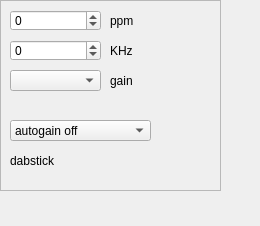
<?xml version="1.0" encoding="UTF-8"?>
<ui version="4.0">
 <class>dabstickWidget_osmo</class>
 <widget class="QWidget" name="dabstickWidget_osmo">
  <property name="geometry">
   <rect>
    <x>0</x>
    <y>0</y>
    <width>260</width>
    <height>226</height>
   </rect>
  </property>
  <property name="windowTitle">
   <string>Form</string>
  </property>
  <widget class="QFrame" name="contents">
   <property name="geometry">
    <rect>
     <x>0</x>
     <y>0</y>
     <width>221</width>
     <height>191</height>
    </rect>
   </property>
   <property name="frameShape">
    <enum>QFrame::StyledPanel</enum>
   </property>
   <property name="frameShadow">
    <enum>QFrame::Raised</enum>
   </property>
   <widget class="QLabel" name="label">
    <property name="geometry">
     <rect>
      <x>10</x>
      <y>150</y>
      <width>101</width>
      <height>21</height>
     </rect>
    </property>
    <property name="text">
     <string>dabstick</string>
    </property>
   </widget>
   <widget class="QSpinBox" name="f_correction">
    <property name="geometry">
     <rect>
      <x>10</x>
      <y>10</y>
      <width>91</width>
      <height>21</height>
     </rect>
    </property>
    <property name="minimum">
     <number>-100</number>
    </property>
    <property name="maximum">
     <number>100</number>
    </property>
   </widget>
   <widget class="QSpinBox" name="KhzOffset">
    <property name="geometry">
     <rect>
      <x>10</x>
      <y>40</y>
      <width>91</width>
      <height>21</height>
     </rect>
    </property>
    <property name="minimum">
     <number>-100</number>
    </property>
    <property name="maximum">
     <number>100</number>
    </property>
   </widget>
   <widget class="QLabel" name="label_3">
    <property name="geometry">
     <rect>
      <x>110</x>
      <y>40</y>
      <width>41</width>
      <height>21</height>
     </rect>
    </property>
    <property name="text">
     <string>KHz</string>
    </property>
   </widget>
   <widget class="QLabel" name="label_4">
    <property name="geometry">
     <rect>
      <x>110</x>
      <y>10</y>
      <width>51</width>
      <height>21</height>
     </rect>
    </property>
    <property name="text">
     <string>ppm</string>
    </property>
   </widget>
   <widget class="QLabel" name="label_5">
    <property name="geometry">
     <rect>
      <x>110</x>
      <y>70</y>
      <width>41</width>
      <height>21</height>
     </rect>
    </property>
    <property name="text">
     <string>gain</string>
    </property>
   </widget>
   <widget class="QComboBox" name="combo_gain">
    <property name="geometry">
     <rect>
      <x>10</x>
      <y>70</y>
      <width>91</width>
      <height>21</height>
     </rect>
    </property>
   </widget>
   <widget class="QComboBox" name="combo_autogain">
    <property name="geometry">
     <rect>
      <x>10</x>
      <y>120</y>
      <width>141</width>
      <height>21</height>
     </rect>
    </property>
    <item>
     <property name="text">
      <string>autogain off</string>
     </property>
    </item>
    <item>
     <property name="text">
      <string>autogain on</string>
     </property>
    </item>
   </widget>
  </widget>
 </widget>
 <resources/>
 <connections/>
</ui>
